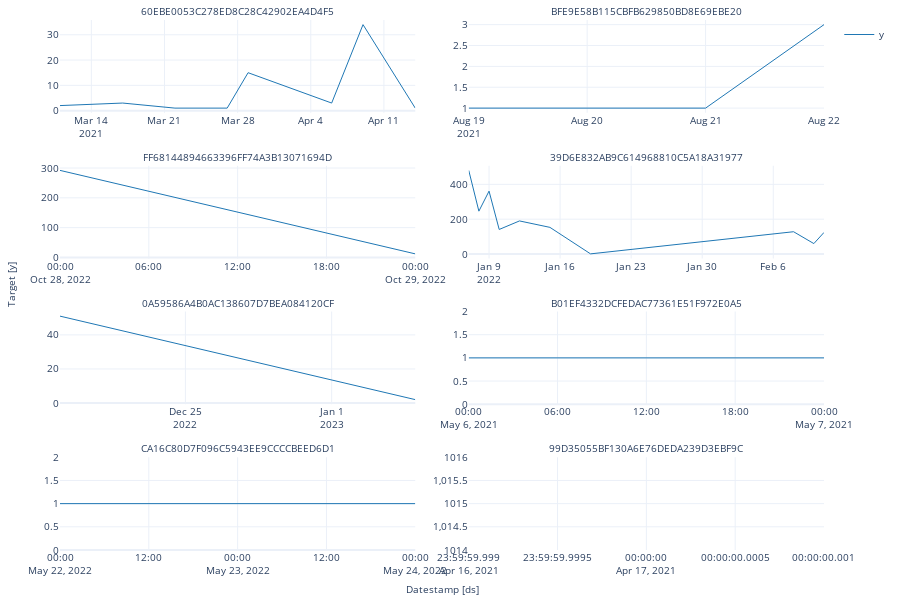

Here is the notebook cell this chart was saved with:
### Code cell
StatsForecast.plot(df_month)

### Figure 1 — Plotly figure (JSON) as saved in the notebook; plotly's stock layout.template omitted (floating-point values rounded to 4 significant figures)
{"data": [{"legendgroup": "y", "line": {"color": "#1f77b4", "width": 1}, "mode": "lines", "name": "y", "showlegend": true, "type": "scatter", "x": ["2021-03-11T00:00:00", "2021-03-17T00:00:00", "2021-03-22T00:00:00", "2021-03-23T00:00:00", "2021-03-27T00:00:00", "2021-03-29T00:00:00", "2021-04-06T00:00:00", "2021-04-09T00:00:00", "2021-04-14T00:00:00"], "xaxis": "x", "y": [2, 3, 1, 1, 1, 15, 3, 34, 1], "yaxis": "y"}, {"legendgroup": "y", "line": {"color": "#1f77b4", "width": 1}, "mode": "lines", "name": "y", "showlegend": false, "type": "scatter", "x": ["2021-08-19T00:00:00", "2021-08-20T00:00:00", "2021-08-21T00:00:00", "2021-08-22T00:00:00"], "xaxis": "x2", "y": [1, 1, 1, 3], "yaxis": "y2"}, {"legendgroup": "y", "line": {"color": "#1f77b4", "width": 1}, "mode": "lines", "name": "y", "showlegend": false, "type": "scatter", "x": ["2022-10-28T00:00:00", "2022-10-29T00:00:00"], "xaxis": "x3", "y": [292, 12], "yaxis": "y3"}, {"legendgroup": "y", "line": {"color": "#1f77b4", "width": 1}, "mode": "lines", "name": "y", "showlegend": false, "type": "scatter", "x": ["2022-01-07T00:00:00", "2022-01-08T00:00:00", "2022-01-09T00:00:00", "2022-01-10T00:00:00", "2022-01-12T00:00:00", "2022-01-15T00:00:00", "2022-01-19T00:00:00", "2022-02-08T00:00:00", "2022-02-10T00:00:00", "2022-02-11T00:00:00"], "xaxis": "x4", "y": [480, 246, 361, 141, 190, 153, 1, 128, 60, 124], "yaxis": "y4"}, {"legendgroup": "y", "line": {"color": "#1f77b4", "width": 1}, "mode": "lines", "name": "y", "showlegend": false, "type": "scatter", "x": ["2022-12-19T00:00:00", "2023-01-05T00:00:00"], "xaxis": "x5", "y": [51, 2], "yaxis": "y5"}, {"legendgroup": "y", "line": {"color": "#1f77b4", "width": 1}, "mode": "lines", "name": "y", "showlegend": false, "type": "scatter", "x": ["2021-05-06T00:00:00", "2021-05-07T00:00:00"], "xaxis": "x6", "y": [1, 1], "yaxis": "y6"}, {"legendgroup": "y", "line": {"color": "#1f77b4", "width": 1}, "mode": "lines", "name": "y", "showlegend": false, "type": "scatter", "x": ["2022-05-22T00:00:00", "2022-05-23T00:00:00", "2022-05-24T00:00:00"], "xaxis": "x7", "y": [1, 1, 1], "yaxis": "y7"}, {"legendgroup": "y", "line": {"color": "#1f77b4", "width": 1}, "mode": "lines", "name": "y", "showlegend": false, "type": "scatter", "x": ["2021-04-17T00:00:00"], "xaxis": "x8", "y": [1015], "yaxis": "y8"}], "layout": {"annotations": [{"font": {"size": 10}, "showarrow": false, "text": "60EBE0053C278ED8C28C42902EA4D4F5", "x": 0.2325, "xanchor": "center", "xref": "paper", "y": 1, "yanchor": "bottom", "yref": "paper"}, {"font": {"size": 10}, "showarrow": false, "text": "BFE9E58B115CBFB629850BD8E69EBE20", "x": 0.7675, "xanchor": "center", "xref": "paper", "y": 1, "yanchor": "bottom", "yref": "paper"}, {"font": {"size": 10}, "showarrow": false, "text": "FF68144894663396FF74A3B13071694D", "x": 0.2325, "xanchor": "center", "xref": "paper", "y": 0.725, "yanchor": "bottom", "yref": "paper"}, {"font": {"size": 10}, "showarrow": false, "text": "39D6E832AB9C614968810C5A18A31977", "x": 0.7675, "xanchor": "center", "xref": "paper", "y": 0.725, "yanchor": "bottom", "yref": "paper"}, {"font": {"size": 10}, "showarrow": false, "text": "0A59586A4B0AC138607D7BEA084120CF", "x": 0.2325, "xanchor": "center", "xref": "paper", "y": 0.45, "yanchor": "bottom", "yref": "paper"}, {"font": {"size": 10}, "showarrow": false, "text": "B01EF4332DCFEDAC77361E51F972E0A5", "x": 0.7675, "xanchor": "center", "xref": "paper", "y": 0.45, "yanchor": "bottom", "yref": "paper"}, {"font": {"size": 10}, "showarrow": false, "text": "CA16C80D7F096C5943EE9CCCCBEED6D1", "x": 0.2325, "xanchor": "center", "xref": "paper", "y": 0.175, "yanchor": "bottom", "yref": "paper"}, {"font": {"size": 10}, "showarrow": false, "text": "99D35055BF130A6E76DEDA239D3EBF9C", "x": 0.7675, "xanchor": "center", "xref": "paper", "y": 0.175, "yanchor": "bottom", "yref": "paper"}, {"font": {"size": 10}, "showarrow": false, "text": "Datestamp [ds]", "x": 0.5, "xanchor": "center", "xref": "paper", "y": 0, "yanchor": "top", "yref": "paper", "yshift": -30}, {"font": {"size": 10}, "showarrow": false, "text": "Target [y]", "textangle": -90, "x": 0, "xanchor": "right", "xref": "paper", "xshift": -40, "y": 0.5, "yanchor": "middle", "yref": "paper"}], "autosize": true, "font": {"size": 10}, "height": 600, "margin": {"b": 50, "l": 60, "r": 10, "t": 20}, "xaxis": {"anchor": "y", "domain": [0, 0.465], "showticklabels": true, "visible": true}, "xaxis2": {"anchor": "y2", "domain": [0.535, 1.0], "showticklabels": true, "visible": true}, "xaxis3": {"anchor": "y3", "domain": [0, 0.465], "showticklabels": true, "visible": true}, "xaxis4": {"anchor": "y4", "domain": [0.535, 1.0], "showticklabels": true, "visible": true}, "xaxis5": {"anchor": "y5", "domain": [0, 0.465], "showticklabels": true, "visible": true}, "xaxis6": {"anchor": "y6", "domain": [0.535, 1.0], "showticklabels": true, "visible": true}, "xaxis7": {"anchor": "y7", "domain": [0, 0.465], "showticklabels": true, "visible": true}, "xaxis8": {"anchor": "y8", "domain": [0.535, 1.0], "showticklabels": true, "visible": true}, "yaxis": {"anchor": "x", "domain": [0.825, 1]}, "yaxis2": {"anchor": "x2", "domain": [0.825, 1]}, "yaxis3": {"anchor": "x3", "domain": [0.55, 0.725]}, "yaxis4": {"anchor": "x4", "domain": [0.55, 0.725]}, "yaxis5": {"anchor": "x5", "domain": [0.275, 0.45]}, "yaxis6": {"anchor": "x6", "domain": [0.275, 0.45]}, "yaxis7": {"anchor": "x7", "domain": [0, 0.175]}, "yaxis8": {"anchor": "x8", "domain": [0, 0.175]}}}
